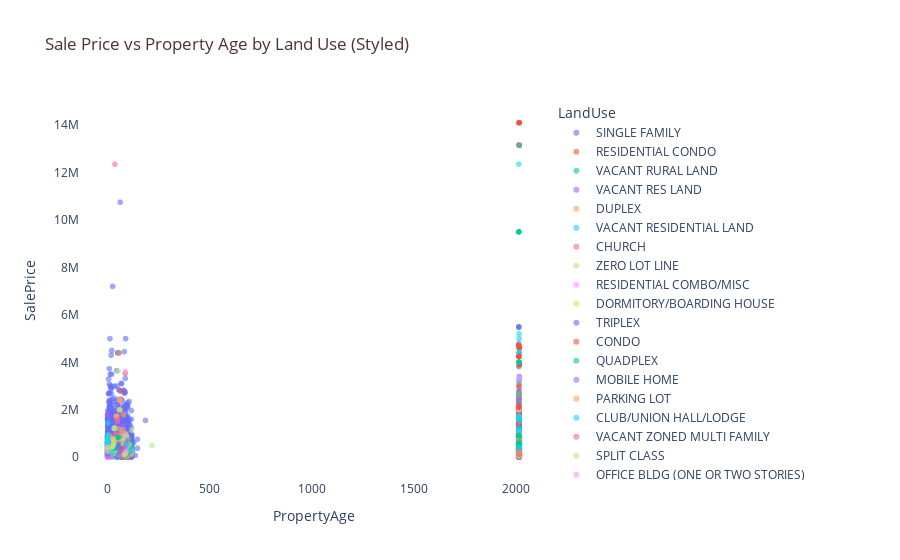

This figure's notebook cell:
### Code cell
import plotly.express as px
import os

fig = px.scatter(
    df,
    x='PropertyAge',
    y='SalePrice',
    color='LandUse',
    hover_data=['BuildingValue', 'LandValue', 'SaleYear'],
    title='Sale Price vs Property Age by Land Use (Styled)',
)
fig.update_layout(
    title_font_color='#4E342E',
    plot_bgcolor='white'
)
fig.update_traces(marker=dict(size=6, opacity=0.6))
fig.show()

# Ensure the full folder path exists
os.makedirs("D:/Salma/analyst/python/Nashville Housing Storyline/NashvilleProject/images", exist_ok=True)

# Save the figure as a PNG image
fig.write_image("images/sale_price_vs_property_age.png")

### Figure 1 — Plotly figure (JSON) as saved in the notebook; plotly's stock layout.template omitted (floating-point values rounded to 4 significant figures; data arrays with more than 128 entries replaced by an {"elided": "..."} marker saying what was removed)
{"data": [{"customdata": {"elided": "28948x3 int values"}, "hovertemplate": "LandUse=SINGLE FAMILY<br>PropertyAge=%{x}<br>SalePrice=%{y}<br>BuildingValue=%{customdata[0]}<br>LandValue=%{customdata[1]}<br>SaleYear=%{customdata[2]}<extra></extra>", "legendgroup": "SINGLE FAMILY", "marker": {"color": "#636efa", "opacity": 0.6, "size": 6, "symbol": "circle"}, "mode": "markers", "name": "SINGLE FAMILY", "showlegend": true, "type": "scattergl", "x": {"elided": "28948 int values"}, "xaxis": "x", "y": {"elided": "28948 int values"}, "yaxis": "y"}, {"customdata": {"elided": "12360x3 int values"}, "hovertemplate": "LandUse=RESIDENTIAL CONDO<br>PropertyAge=%{x}<br>SalePrice=%{y}<br>BuildingValue=%{customdata[0]}<br>LandValue=%{customdata[1]}<br>SaleYear=%{customdata[2]}<extra></extra>", "legendgroup": "RESIDENTIAL CONDO", "marker": {"color": "#EF553B", "opacity": 0.6, "size": 6, "symbol": "circle"}, "mode": "markers", "name": "RESIDENTIAL CONDO", "showlegend": true, "type": "scattergl", "x": {"elided": "12360 int values"}, "xaxis": "x", "y": {"elided": "12360 int values"}, "yaxis": "y"}, {"customdata": [[0, 48800, 2013], [0, 133200, 2016]], "hovertemplate": "LandUse=VACANT RURAL LAND<br>PropertyAge=%{x}<br>SalePrice=%{y}<br>BuildingValue=%{customdata[0]}<br>LandValue=%{customdata[1]}<br>SaleYear=%{customdata[2]}<extra></extra>", "legendgroup": "VACANT RURAL LAND", "marker": {"color": "#00cc96", "opacity": 0.6, "size": 6, "symbol": "circle"}, "mode": "markers", "name": "VACANT RURAL LAND", "showlegend": true, "type": "scattergl", "x": [2013, 2016], "xaxis": "x", "y": [250000, 500000], "yaxis": "y"}, {"customdata": {"elided": "1422x3 int values"}, "hovertemplate": "LandUse=VACANT RES LAND<br>PropertyAge=%{x}<br>SalePrice=%{y}<br>BuildingValue=%{customdata[0]}<br>LandValue=%{customdata[1]}<br>SaleYear=%{customdata[2]}<extra></extra>", "legendgroup": "VACANT RES LAND", "marker": {"color": "#ab63fa", "opacity": 0.6, "size": 6, "symbol": "circle"}, "mode": "markers", "name": "VACANT RES LAND", "showlegend": true, "type": "scattergl", "x": {"elided": "1422 int values"}, "xaxis": "x", "y": {"elided": "1422 int values"}, "yaxis": "y"}, {"customdata": {"elided": "1259x3 int values"}, "hovertemplate": "LandUse=DUPLEX<br>PropertyAge=%{x}<br>SalePrice=%{y}<br>BuildingValue=%{customdata[0]}<br>LandValue=%{customdata[1]}<br>SaleYear=%{customdata[2]}<extra></extra>", "legendgroup": "DUPLEX", "marker": {"color": "#FFA15A", "opacity": 0.6, "size": 6, "symbol": "circle"}, "mode": "markers", "name": "DUPLEX", "showlegend": true, "type": "scattergl", "x": {"elided": "1259 int values"}, "xaxis": "x", "y": {"elided": "1259 int values"}, "yaxis": "y"}, {"customdata": {"elided": "2947x3 int values"}, "hovertemplate": "LandUse=VACANT RESIDENTIAL LAND<br>PropertyAge=%{x}<br>SalePrice=%{y}<br>BuildingValue=%{customdata[0]}<br>LandValue=%{customdata[1]}<br>SaleYear=%{customdata[2]}<extra></extra>", "legendgroup": "VACANT RESIDENTIAL LAND", "marker": {"color": "#19d3f3", "opacity": 0.6, "size": 6, "symbol": "circle"}, "mode": "markers", "name": "VACANT RESIDENTIAL LAND", "showlegend": true, "type": "scattergl", "x": {"elided": "2947 int values"}, "xaxis": "x", "y": {"elided": "2947 int values"}, "yaxis": "y"}, {"customdata": [[77500, 26400, 2015], [114100, 50400, 2016], [0, 0, 2015], [67400, 34500, 2014], [280400, 23200, 2014], [200300, 11300, 2014], [425300, 169900, 2014], [169300, 35500, 2016], [12971800, 386400, 2014], [260400, 101000, 2016], [0, 0, 2014], [73200, 13000, 2013], [130500, 13000, 2014], [205800, 450000, 2016], [87800, 11000, 2016], [50000, 35100, 2014], [40600, 11000, 2016], [113600, 60000, 2013], [249600, 240000, 2014], [495500, 31200, 2015], [123500, 99000, 2016], [49400, 25000, 2014], [54900, 140000, 2016], [140200, 102100, 2014], [162100, 45000, 2014], [69800, 45000, 2013], [219700, 45000, 2014], [1582600, 94500, 2016], [241000, 50000, 2015], [235000, 104000, 2013], [78000, 315000, 2014], [573700, 383800, 2014]], "hovertemplate": "LandUse=CHURCH<br>PropertyAge=%{x}<br>SalePrice=%{y}<br>BuildingValue=%{customdata[0]}<br>LandValue=%{customdata[1]}<br>SaleYear=%{customdata[2]}<extra></extra>", "legendgroup": "CHURCH", "marker": {"color": "#FF6692", "opacity": 0.6, "size": 6, "symbol": "circle"}, "mode": "markers", "name": "CHURCH", "showlegend": true, "type": "scattergl", "x": [43, 24, 2015, 64, 39, 84, 77, 41, 34, 17, 2014, 58, 24, 36, 91, 54, 76, 73, 49, 40, 46, 69, 66, 49, 44, 38, -2, 45, 60, 41, 54, 64], "xaxis": "x", "y": [134000, 330000, 85000, 385000, 275000, 115000, 750000, 242500, 12350000, 152500, 140000, 50000, 130000, 950000, 235000, 120000, 85000, 140000, 452500, 325000, 1500000, 267500, 460000, 1612500, 180000, 125000, 110000, 950000, 528000, 400000, 2000000, 2000000], "yaxis": "y"}, {"customdata": {"elided": "974x3 int values"}, "hovertemplate": "LandUse=ZERO LOT LINE<br>PropertyAge=%{x}<br>SalePrice=%{y}<br>BuildingValue=%{customdata[0]}<br>LandValue=%{customdata[1]}<br>SaleYear=%{customdata[2]}<extra></extra>", "legendgroup": "ZERO LOT LINE", "marker": {"color": "#B6E880", "opacity": 0.6, "size": 6, "symbol": "circle"}, "mode": "markers", "name": "ZERO LOT LINE", "showlegend": true, "type": "scattergl", "x": {"elided": "974 int values"}, "xaxis": "x", "y": {"elided": "974 int values"}, "yaxis": "y"}, {"customdata": {"elided": "82x3 int values"}, "hovertemplate": "LandUse=RESIDENTIAL COMBO/MISC<br>PropertyAge=%{x}<br>SalePrice=%{y}<br>BuildingValue=%{customdata[0]}<br>LandValue=%{customdata[1]}<br>SaleYear=%{customdata[2]}<extra></extra>", "legendgroup": "RESIDENTIAL COMBO/MISC", "marker": {"color": "#FF97FF", "opacity": 0.6, "size": 6, "symbol": "circle"}, "mode": "markers", "name": "RESIDENTIAL COMBO/MISC", "showlegend": true, "type": "scattergl", "x": [2013, 2013, 2015, -1, 2015, 2013, 39, 2016, 2016, 2014, 2015, 2014, 2016, -1, 2015, 0, 2015, 2013, 2016, 2014, 2013, 2015, -1, 2014, -1, -2, -1, 62, 2013, 2015, 2013, 2016, -2, 2014, 2015, 81, 2015, 2016, 69, 75, 2015, -1, 84, 2013, 83, 83, 2013, 2015, 2013, 68, 2013, 2015, 2015, 0, 79, 76, 2015, 85, 2014, -1, 83, 113, 0, 2014, 87, 2015, -1, 2014, 2015, 2016, 2014, 2016, 70, -1, 2014, 2015, 2013, 2014, 85, 2013, 65, -1], "xaxis": "x", "y": [60000, 110761, 250000, 100000, 155000, 75000, 100000, 145000, 40000, 135000, 49500, 15000, 144000, 215000, 185000, 30000, 60000, 235000, 320000, 257500, 13500, 50000, 286300, 135000, 15000, 35000, 87500, 131000, 109500, 120000, 126000, 90000, 7200, 125000, 23500, 485000, 2040000, 69900, 21000, 58000, 23000, 35500, 87500, 200000, 120000, 230000, 121250, 3325000, 615000, 400000, 700000, 1000000, 700000, 189000, 300000, 750000, 1000000, 3625000, 525000, 222500, 405000, 325000, 30000, 155000, 985000, 292005, 140000, 345000, 2040850, 330000, 65100, 450000, 190000, 220000, 79000, 200000, 3000, 200500, 750000, 275000, 168000, 385000], "yaxis": "y"}, {"customdata": [[84000, 18200, 2016], [200400, 30000, 2015], [203200, 30000, 2013], [205400, 30000, 2014], [107800, 30000, 2013], [0, 0, 2013], [112600, 40000, 2016], [265500, 35000, 2013], [257600, 78000, 2014], [113300, 33600, 2015], [532900, 102000, 2013], [0, 0, 2014], [0, 40000, 2016], [0, 44000, 2016], [102900, 35000, 2016], [165400, 24000, 2013]], "hovertemplate": "LandUse=DORMITORY/BOARDING HOUSE<br>PropertyAge=%{x}<br>SalePrice=%{y}<br>BuildingValue=%{customdata[0]}<br>LandValue=%{customdata[1]}<br>SaleYear=%{customdata[2]}<extra></extra>", "legendgroup": "DORMITORY/BOARDING HOUSE", "marker": {"color": "#FECB52", "opacity": 0.6, "size": 6, "symbol": "circle"}, "mode": "markers", "name": "DORMITORY/BOARDING HOUSE", "showlegend": true, "type": "scattergl", "x": [86, 82, 68, 90, 83, 2013, 86, -1, 104, 77, 113, 2014, 2016, 2016, 44, 37], "xaxis": "x", "y": [215000, 135000, 105000, 110000, 83000, 235000, 300000, 410000, 210000, 253000, 315277, 206000, 190000, 190000, 350000, 140000], "yaxis": "y"}, {"customdata": {"elided": "87x3 int values"}, "hovertemplate": "LandUse=TRIPLEX<br>PropertyAge=%{x}<br>SalePrice=%{y}<br>BuildingValue=%{customdata[0]}<br>LandValue=%{customdata[1]}<br>SaleYear=%{customdata[2]}<extra></extra>", "legendgroup": "TRIPLEX", "marker": {"color": "#636efa", "opacity": 0.6, "size": 6, "symbol": "circle"}, "mode": "markers", "name": "TRIPLEX", "showlegend": true, "type": "scattergl", "x": [86, 2016, 50, 79, 83, 56, 75, 66, 48, 73, 103, 2016, 53, 59, 59, 73, 2016, 53, 2014, 54, 68, 57, 54, 48, 55, 47, 48, 2015, 48, 2015, 2014, -2, 89, 43, 2015, 49, 55, 47, 57, 64, 2015, 2015, 2013, 86, -3, 59, 83, 2013, 103, 2014, 49, 52, 49, 50, 2014, 2015, 47, 56, 56, 56, 45, 51, 51, 52, 53, 89, 88, 96, 63, 69, 52, 84, 42, 53, 59, 55, 56, 46, 41, 91, 56, 49, 47, 45, 53, 53, 78], "xaxis": "x", "y": [265000, 200000, 225000, 60000, 84400, 140000, 43000, 45100, 125000, 225000, 404000, 107000, 160000, 138000, 100000, 379000, 117000, 210000, 210000, 75000, 8000, 313000, 120000, 119500, 145000, 145000, 182000, 180000, 395000, 850000, 135000, 120000, 87500, 275000, 600000, 163800, 360000, 165000, 145000, 400000, 1333333, 1333333, 385000, 110000, 201000, 350000, 435000, 845000, 225000, 215000, 360000, 80000, 40000, 45000, 850000, 830000, 130000, 156000, 156000, 157000, 88000, 375000, 375000, 375000, 102000, 573500, 550000, 247000, 240000, 95000, 96000, 108000, 110000, 125000, 339200, 117500, 319500, 122000, 16960, 130000, 160000, 137000, 170000, 210000, 525000, 525000, 545000], "yaxis": "y"}, {"customdata": {"elided": "245x3 int values"}, "hovertemplate": "LandUse=CONDO<br>PropertyAge=%{x}<br>SalePrice=%{y}<br>BuildingValue=%{customdata[0]}<br>LandValue=%{customdata[1]}<br>SaleYear=%{customdata[2]}<extra></extra>", "legendgroup": "CONDO", "marker": {"color": "#EF553B", "opacity": 0.6, "size": 6, "symbol": "circle"}, "mode": "markers", "name": "CONDO", "showlegend": true, "type": "scattergl", "x": {"elided": "245 int values"}, "xaxis": "x", "y": {"elided": "245 int values"}, "yaxis": "y"}, {"customdata": [[97900, 16000, 2014], [97900, 16000, 2016], [161600, 16000, 2015], [146900, 40000, 2014], [146400, 25000, 2014], [124700, 25000, 2013], [104900, 25000, 2013], [104000, 25000, 2013], [120800, 15000, 2015], [120800, 15000, 2015], [0, 0, 2015], [51600, 13000, 2014], [77500, 13000, 2015], [81100, 13000, 2016], [102800, 13000, 2014], [134400, 13000, 2013], [183300, 35000, 2015], [95700, 15000, 2015], [0, 0, 2014], [231000, 35100, 2013], [125900, 35100, 2016], [85600, 65000, 2015], [86400, 65000, 2015], [85600, 65000, 2015], [122700, 18000, 2015], [205700, 125000, 2015], [46800, 125000, 2014], [0, 120000, 2015], [178900, 390000, 2013], [0, 0, 2015], [174900, 180000, 2016], [272800, 180000, 2016], [58100, 10000, 2014], [111900, 80000, 2013], [211100, 26000, 2013], [122500, 13000, 2013], [107000, 13200, 2013], [92400, 65000, 2016], [0, 198000, 2015]], "hovertemplate": "LandUse=QUADPLEX<br>PropertyAge=%{x}<br>SalePrice=%{y}<br>BuildingValue=%{customdata[0]}<br>LandValue=%{customdata[1]}<br>SaleYear=%{customdata[2]}<extra></extra>", "legendgroup": "QUADPLEX", "marker": {"color": "#00cc96", "opacity": 0.6, "size": 6, "symbol": "circle"}, "mode": "markers", "name": "QUADPLEX", "showlegend": true, "type": "scattergl", "x": [33, 35, 55, 50, 114, 52, 52, 52, 32, 32, 2015, 64, 46, 56, 84, 40, 61, 85, 2014, 53, 52, 50, 49, 50, 96, 70, 51, 2015, 87, 2015, 117, 96, 75, 43, 41, 51, 43, 117, 2015], "xaxis": "x", "y": [250000, 130000, 137000, 338000, 281000, 260000, 260000, 260000, 178000, 176000, 91000, 50000, 152000, 225000, 70000, 230000, 250000, 170000, 450000, 170000, 127500, 835000, 835000, 835000, 180000, 585000, 210000, 385000, 515000, 2665500, 525000, 715000, 65000, 185000, 222900, 75000, 120000, 495000, 477500], "yaxis": "y"}, {"customdata": [[0, 15000, 2015], [0, 15000, 2013], [0, 15000, 2014], [0, 15000, 2015], [61700, 15000, 2015], [0, 15000, 2013], [0, 15000, 2016], [0, 15000, 2013], [0, 15000, 2013], [0, 17000, 2016], [0, 17000, 2016], [0, 15000, 2013], [0, 11000, 2014], [0, 10000, 2015], [108800, 10000, 2015], [0, 10000, 2015], [0, 15000, 2013], [209400, 45000, 2014]], "hovertemplate": "LandUse=MOBILE HOME<br>PropertyAge=%{x}<br>SalePrice=%{y}<br>BuildingValue=%{customdata[0]}<br>LandValue=%{customdata[1]}<br>SaleYear=%{customdata[2]}<extra></extra>", "legendgroup": "MOBILE HOME", "marker": {"color": "#ab63fa", "opacity": 0.6, "size": 6, "symbol": "circle"}, "mode": "markers", "name": "MOBILE HOME", "showlegend": true, "type": "scattergl", "x": [2015, 2013, 2014, 2015, 21, 2013, 2016, 2013, 2013, 2016, 2016, 2013, 2014, 2015, -1, 2015, 2013, 0], "xaxis": "x", "y": [47000, 20000, 23000, 19000, 28000, 20000, 17000, 14000, 15000, 45000, 10000, 42000, 65000, 35000, 38000, 31250, 38000, 120000], "yaxis": "y"}, {"customdata": [[0, 18000, 2014], [0, 3000, 2014], [0, 1500, 2014], [0, 437500, 2014], [0, 25000, 2014], [0, 169900, 2014], [0, 25000, 2014], [0, 25000, 2014], [0, 23500, 2015], [0, 18000, 2015], [0, 104000, 2014]], "hovertemplate": "LandUse=PARKING LOT<br>PropertyAge=%{x}<br>SalePrice=%{y}<br>BuildingValue=%{customdata[0]}<br>LandValue=%{customdata[1]}<br>SaleYear=%{customdata[2]}<extra></extra>", "legendgroup": "PARKING LOT", "marker": {"color": "#FFA15A", "opacity": 0.6, "size": 6, "symbol": "circle"}, "mode": "markers", "name": "PARKING LOT", "showlegend": true, "type": "scattergl", "x": [2014, 2014, 2014, 2014, 2014, 2014, 2014, 2014, 2015, 2015, 2014], "xaxis": "x", "y": [150000, 150000, 275000, 600000, 750000, 750000, 750000, 98700, 325000, 130000, 9500000], "yaxis": "y"}, {"customdata": [[31100, 18000, 2014]], "hovertemplate": "LandUse=CLUB/UNION HALL/LODGE<br>PropertyAge=%{x}<br>SalePrice=%{y}<br>BuildingValue=%{customdata[0]}<br>LandValue=%{customdata[1]}<br>SaleYear=%{customdata[2]}<extra></extra>", "legendgroup": "CLUB/UNION HALL/LODGE", "marker": {"color": "#19d3f3", "opacity": 0.6, "size": 6, "symbol": "circle"}, "mode": "markers", "name": "CLUB/UNION HALL/LODGE", "showlegend": true, "type": "scattergl", "x": [49], "xaxis": "x", "y": [150000], "yaxis": "y"}, {"customdata": [[0, 7700, 2013], [0, 39000, 2013]], "hovertemplate": "LandUse=VACANT ZONED MULTI FAMILY<br>PropertyAge=%{x}<br>SalePrice=%{y}<br>BuildingValue=%{customdata[0]}<br>LandValue=%{customdata[1]}<br>SaleYear=%{customdata[2]}<extra></extra>", "legendgroup": "VACANT ZONED MULTI FAMILY", "marker": {"color": "#FF6692", "opacity": 0.6, "size": 6, "symbol": "circle"}, "mode": "markers", "name": "VACANT ZONED MULTI FAMILY", "showlegend": true, "type": "scattergl", "x": [2013, 2013], "xaxis": "x", "y": [12000, 12000], "yaxis": "y"}, {"customdata": [[868700, 87600, 2014], [292700, 190000, 2015], [601400, 170700, 2015], [81500, 21000, 2016], [90100, 20000, 2013], [0, 193500, 2015], [354100, 25000, 2015], [624700, 120000, 2016], [405500, 85000, 2013], [104100, 21500, 2013], [0, 0, 2014], [0, 0, 2015], [436800, 245500, 2014], [137100, 77600, 2013], [0, 264800, 2016], [174100, 240000, 2016], [354300, 330000, 2014]], "hovertemplate": "LandUse=SPLIT CLASS<br>PropertyAge=%{x}<br>SalePrice=%{y}<br>BuildingValue=%{customdata[0]}<br>LandValue=%{customdata[1]}<br>SaleYear=%{customdata[2]}<extra></extra>", "legendgroup": "SPLIT CLASS", "marker": {"color": "#B6E880", "opacity": 0.6, "size": 6, "symbol": "circle"}, "mode": "markers", "name": "SPLIT CLASS", "showlegend": true, "type": "scattergl", "x": [34, 75, 216, 57, 51, 2015, -1, 117, 93, 48, 2014, 2015, 33, 33, 2016, 76, 89], "xaxis": "x", "y": [1200000, 700000, 500000, 210000, 112000, 199000, 250000, 1135000, 442500, 141000, 571000, 628000, 1250000, 177000, 961267, 525000, 925000], "yaxis": "y"}, {"customdata": [[163900, 35000, 2016], [675400, 40000, 2014]], "hovertemplate": "LandUse=OFFICE BLDG (ONE OR TWO STORIES)<br>PropertyAge=%{x}<br>SalePrice=%{y}<br>BuildingValue=%{customdata[0]}<br>LandValue=%{customdata[1]}<br>SaleYear=%{customdata[2]}<extra></extra>", "legendgroup": "OFFICE BLDG (ONE OR TWO STORIES)", "marker": {"color": "#FF97FF", "opacity": 0.6, "size": 6, "symbol": "circle"}, "mode": "markers", "name": "OFFICE BLDG (ONE OR TWO STORIES)", "showlegend": true, "type": "scattergl", "x": [61, 104], "xaxis": "x", "y": [225000, 520000], "yaxis": "y"}, {"customdata": [[32100, 99195, 2016], [0, 2195, 2016], [0, 105000, 2015]], "hovertemplate": "LandUse=GREENBELT/RES  GRRENBELT/RES<br>PropertyAge=%{x}<br>SalePrice=%{y}<br>BuildingValue=%{customdata[0]}<br>LandValue=%{customdata[1]}<br>SaleYear=%{customdata[2]}<extra></extra>", "legendgroup": "GREENBELT/RES  GRRENBELT/RES", "marker": {"color": "#FECB52", "opacity": 0.6, "size": 6, "symbol": "circle"}, "mode": "markers", "name": "GREENBELT/RES  GRRENBELT/RES", "showlegend": true, "type": "scattergl", "x": [98, 2016, 2015], "xaxis": "x", "y": [499900, 499900, 78000], "yaxis": "y"}, {"customdata": [[82700, 25000, 2015], [148300, 32000, 2014], [0, 0, 2014], [246100, 63000, 2015], [149900, 165000, 2015], [69200, 18000, 2013]], "hovertemplate": "LandUse=PARSONAGE<br>PropertyAge=%{x}<br>SalePrice=%{y}<br>BuildingValue=%{customdata[0]}<br>LandValue=%{customdata[1]}<br>SaleYear=%{customdata[2]}<extra></extra>", "legendgroup": "PARSONAGE", "marker": {"color": "#636efa", "opacity": 0.6, "size": 6, "symbol": "circle"}, "mode": "markers", "name": "PARSONAGE", "showlegend": true, "type": "scattergl", "x": [57, 57, 2014, 61, 75, 49], "xaxis": "x", "y": [144500, 195000, 183000, 355000, 340000, 89900], "yaxis": "y"}, {"customdata": [[637600, 100, 2015], [203500, 47000, 2016]], "hovertemplate": "LandUse=DAY CARE CENTER<br>PropertyAge=%{x}<br>SalePrice=%{y}<br>BuildingValue=%{customdata[0]}<br>LandValue=%{customdata[1]}<br>SaleYear=%{customdata[2]}<extra></extra>", "legendgroup": "DAY CARE CENTER", "marker": {"color": "#EF553B", "opacity": 0.6, "size": 6, "symbol": "circle"}, "mode": "markers", "name": "DAY CARE CENTER", "showlegend": true, "type": "scattergl", "x": [65, 65], "xaxis": "x", "y": [2780000, 375000], "yaxis": "y"}, {"customdata": [[0, 0, 2013], [0, 0, 2013], [0, 0, 2015], [0, 0, 2014], [0, 0, 2014], [0, 0, 2014], [0, 0, 2016], [0, 0, 2014], [0, 0, 2015], [0, 0, 2014], [0, 0, 2013], [0, 0, 2013], [0, 0, 2015], [0, 0, 2014], [0, 0, 2015], [0, 0, 2015], [0, 0, 2015], [0, 0, 2015], [0, 0, 2015], [0, 0, 2015], [0, 0, 2015], [0, 0, 2015], [0, 0, 2015], [0, 0, 2015], [0, 0, 2016], [0, 0, 2015], [0, 0, 2015], [0, 0, 2015], [0, 0, 2015], [0, 0, 2015]], "hovertemplate": "LandUse=CONDOMINIUM OFC  OR OTHER COM CONDO<br>PropertyAge=%{x}<br>SalePrice=%{y}<br>BuildingValue=%{customdata[0]}<br>LandValue=%{customdata[1]}<br>SaleYear=%{customdata[2]}<extra></extra>", "legendgroup": "CONDOMINIUM OFC  OR OTHER COM CONDO", "marker": {"color": "#00cc96", "opacity": 0.6, "size": 6, "symbol": "circle"}, "mode": "markers", "name": "CONDOMINIUM OFC  OR OTHER COM CONDO", "showlegend": true, "type": "scattergl", "x": [2013, 2013, 2015, 2014, 2014, 2014, 2016, 2014, 2015, 2014, 2013, 2013, 2015, 2014, 2015, 2015, 2015, 2015, 2015, 2015, 2015, 2015, 2015, 2015, 2016, 2015, 2015, 2015, 2015, 2015], "xaxis": "x", "y": [374000, 374000, 189000, 570000, 570000, 537500, 232000, 435000, 340000, 650000, 147200, 147200, 180000, 140000, 4000000, 4000000, 4000000, 4000000, 4000000, 4000000, 4000000, 4000000, 4000000, 180000, 160000, 175000, 175000, 175000, 550000, 175000], "yaxis": "y"}, {"customdata": [[81800, 21000, 2016], [451700, 195000, 2015]], "hovertemplate": "LandUse=NON-PROFIT CHARITABLE SERVICE<br>PropertyAge=%{x}<br>SalePrice=%{y}<br>BuildingValue=%{customdata[0]}<br>LandValue=%{customdata[1]}<br>SaleYear=%{customdata[2]}<extra></extra>", "legendgroup": "NON-PROFIT CHARITABLE SERVICE", "marker": {"color": "#ab63fa", "opacity": 0.6, "size": 6, "symbol": "circle"}, "mode": "markers", "name": "NON-PROFIT CHARITABLE SERVICE", "showlegend": true, "type": "scattergl", "x": [58, 90], "xaxis": "x", "y": [155000, 600000], "yaxis": "y"}, {"customdata": [[717000, 165600, 2014]], "hovertemplate": "LandUse=LIGHT MANUFACTURING<br>PropertyAge=%{x}<br>SalePrice=%{y}<br>BuildingValue=%{customdata[0]}<br>LandValue=%{customdata[1]}<br>SaleYear=%{customdata[2]}<extra></extra>", "legendgroup": "LIGHT MANUFACTURING", "marker": {"color": "#FFA15A", "opacity": 0.6, "size": 6, "symbol": "circle"}, "mode": "markers", "name": "LIGHT MANUFACTURING", "showlegend": true, "type": "scattergl", "x": [55], "xaxis": "x", "y": [1200000], "yaxis": "y"}, {"customdata": [[0, 25865, 2015], [0, 2772000, 2015], [4800, 54966, 2016], [0, 8880, 2016], [0, 11853, 2015], [0, 6296, 2016], [50700, 23097, 2016], [0, 5369, 2016], [0, 10790, 2016], [35400, 75218, 2014]], "hovertemplate": "LandUse=FOREST<br>PropertyAge=%{x}<br>SalePrice=%{y}<br>BuildingValue=%{customdata[0]}<br>LandValue=%{customdata[1]}<br>SaleYear=%{customdata[2]}<extra></extra>", "legendgroup": "FOREST", "marker": {"color": "#19d3f3", "opacity": 0.6, "size": 6, "symbol": "circle"}, "mode": "markers", "name": "FOREST", "showlegend": true, "type": "scattergl", "x": [2015, 2015, 96, 2016, 2015, 2016, 19, 2016, 2016, 109], "xaxis": "x", "y": [1500000, 5200000, 499900, 499900, 1045000, 225000, 225000, 225000, 1210000, 223500], "yaxis": "y"}, {"customdata": [[9500, 26000, 2014]], "hovertemplate": "LandUse=CONVENIENCE MARKET WITHOUT GAS<br>PropertyAge=%{x}<br>SalePrice=%{y}<br>BuildingValue=%{customdata[0]}<br>LandValue=%{customdata[1]}<br>SaleYear=%{customdata[2]}<extra></extra>", "legendgroup": "CONVENIENCE MARKET WITHOUT GAS", "marker": {"color": "#FF6692", "opacity": 0.6, "size": 6, "symbol": "circle"}, "mode": "markers", "name": "CONVENIENCE MARKET WITHOUT GAS", "showlegend": true, "type": "scattergl", "x": [64], "xaxis": "x", "y": [65000], "yaxis": "y"}, {"customdata": [[0, 9933, 2013], [0, 11024, 2013], [0, 12819, 2013], [0, 113100, 2015], [40000, 87100, 2015], [617000, 86370, 2014], [50100, 45824, 2013], [0, 6818, 2013], [0, 58320, 2015], [83300, 167919, 2016]], "hovertemplate": "LandUse=GREENBELT<br>PropertyAge=%{x}<br>SalePrice=%{y}<br>BuildingValue=%{customdata[0]}<br>LandValue=%{customdata[1]}<br>SaleYear=%{customdata[2]}<extra></extra>", "legendgroup": "GREENBELT", "marker": {"color": "#B6E880", "opacity": 0.6, "size": 6, "symbol": "circle"}, "mode": "markers", "name": "GREENBELT", "showlegend": true, "type": "scattergl", "x": [2013, 2013, 2013, 2015, 80, 25, 88, 2013, 2015, 50], "xaxis": "x", "y": [309535, 309535, 309535, 150000, 100000, 780000, 193890, 193890, 78000, 3625000], "yaxis": "y"}, {"customdata": [[0, 125200, 2015]], "hovertemplate": "LandUse=METRO OTHER THAN OFC, SCHOOL,HOSP, OR PARK<br>PropertyAge=%{x}<br>SalePrice=%{y}<br>BuildingValue=%{customdata[0]}<br>LandValue=%{customdata[1]}<br>SaleYear=%{customdata[2]}<extra></extra>", "legendgroup": "METRO OTHER THAN OFC, SCHOOL,HOSP, OR PARK", "marker": {"color": "#FF97FF", "opacity": 0.6, "size": 6, "symbol": "circle"}, "mode": "markers", "name": "METRO OTHER THAN OFC, SCHOOL,HOSP, OR PARK", "showlegend": true, "type": "scattergl", "x": [2015], "xaxis": "x", "y": [250000], "yaxis": "y"}, {"customdata": [[21700, 11000, 2015]], "hovertemplate": "LandUse=TERMINAL/DISTRIBUTION WAREHOUSE<br>PropertyAge=%{x}<br>SalePrice=%{y}<br>BuildingValue=%{customdata[0]}<br>LandValue=%{customdata[1]}<br>SaleYear=%{customdata[2]}<extra></extra>", "legendgroup": "TERMINAL/DISTRIBUTION WAREHOUSE", "marker": {"color": "#FECB52", "opacity": 0.6, "size": 6, "symbol": "circle"}, "mode": "markers", "name": "TERMINAL/DISTRIBUTION WAREHOUSE", "showlegend": true, "type": "scattergl", "x": [85], "xaxis": "x", "y": [120000], "yaxis": "y"}, {"customdata": [[0, 11000, 2016]], "hovertemplate": "LandUse=NIGHTCLUB/LOUNGE<br>PropertyAge=%{x}<br>SalePrice=%{y}<br>BuildingValue=%{customdata[0]}<br>LandValue=%{customdata[1]}<br>SaleYear=%{customdata[2]}<extra></extra>", "legendgroup": "NIGHTCLUB/LOUNGE", "marker": {"color": "#636efa", "opacity": 0.6, "size": 6, "symbol": "circle"}, "mode": "markers", "name": "NIGHTCLUB/LOUNGE", "showlegend": true, "type": "scattergl", "x": [2016], "xaxis": "x", "y": [230000], "yaxis": "y"}, {"customdata": [[0, 0, 2014], [0, 0, 2016]], "hovertemplate": "LandUse=RESTURANT/CAFETERIA<br>PropertyAge=%{x}<br>SalePrice=%{y}<br>BuildingValue=%{customdata[0]}<br>LandValue=%{customdata[1]}<br>SaleYear=%{customdata[2]}<extra></extra>", "legendgroup": "RESTURANT/CAFETERIA", "marker": {"color": "#EF553B", "opacity": 0.6, "size": 6, "symbol": "circle"}, "mode": "markers", "name": "RESTURANT/CAFETERIA", "showlegend": true, "type": "scattergl", "x": [2014, 2016], "xaxis": "x", "y": [295000, 125800], "yaxis": "y"}, {"customdata": [[0, 0, 2015], [0, 0, 2015], [0, 0, 2013], [0, 0, 2013], [0, 0, 2013], [0, 0, 2013], [0, 40000, 2014], [0, 0, 2014], [0, 0, 2014], [0, 26000, 2014], [0, 26000, 2014], [0, 26000, 2014], [0, 300, 2014], [0, 26000, 2014], [0, 25000, 2013], [0, 25000, 2013], [0, 45000, 2016]], "hovertemplate": "LandUse=VACANT COMMERCIAL LAND<br>PropertyAge=%{x}<br>SalePrice=%{y}<br>BuildingValue=%{customdata[0]}<br>LandValue=%{customdata[1]}<br>SaleYear=%{customdata[2]}<extra></extra>", "legendgroup": "VACANT COMMERCIAL LAND", "marker": {"color": "#00cc96", "opacity": 0.6, "size": 6, "symbol": "circle"}, "mode": "markers", "name": "VACANT COMMERCIAL LAND", "showlegend": true, "type": "scattergl", "x": [2015, 2015, 2013, 2013, 2013, 2013, 2014, 2014, 2014, 2014, 2014, 2014, 2014, 2014, 2013, 2013, 2016], "xaxis": "x", "y": [550000, 550000, 925000, 925000, 925000, 925000, 275000, 250000, 900000, 9500000, 9500000, 9500000, 9500000, 9500000, 325000, 325000, 625000], "yaxis": "y"}, {"customdata": [[287200, 100000, 2013]], "hovertemplate": "LandUse=STRIP SHOPPING CENTER<br>PropertyAge=%{x}<br>SalePrice=%{y}<br>BuildingValue=%{customdata[0]}<br>LandValue=%{customdata[1]}<br>SaleYear=%{customdata[2]}<extra></extra>", "legendgroup": "STRIP SHOPPING CENTER", "marker": {"color": "#ab63fa", "opacity": 0.6, "size": 6, "symbol": "circle"}, "mode": "markers", "name": "STRIP SHOPPING CENTER", "showlegend": true, "type": "scattergl", "x": [83], "xaxis": "x", "y": [424900], "yaxis": "y"}, {"customdata": [[0, 240000, 2015], [0, 35000, 2015]], "hovertemplate": "LandUse=VACANT RESIENTIAL LAND<br>PropertyAge=%{x}<br>SalePrice=%{y}<br>BuildingValue=%{customdata[0]}<br>LandValue=%{customdata[1]}<br>SaleYear=%{customdata[2]}<extra></extra>", "legendgroup": "VACANT RESIENTIAL LAND", "marker": {"color": "#FFA15A", "opacity": 0.6, "size": 6, "symbol": "circle"}, "mode": "markers", "name": "VACANT RESIENTIAL LAND", "showlegend": true, "type": "scattergl", "x": [2015, 2015], "xaxis": "x", "y": [230000, 220000], "yaxis": "y"}, {"customdata": [[0, 0, 2015]], "hovertemplate": "LandUse=SMALL SERVICE SHOP<br>PropertyAge=%{x}<br>SalePrice=%{y}<br>BuildingValue=%{customdata[0]}<br>LandValue=%{customdata[1]}<br>SaleYear=%{customdata[2]}<extra></extra>", "legendgroup": "SMALL SERVICE SHOP", "marker": {"color": "#19d3f3", "opacity": 0.6, "size": 6, "symbol": "circle"}, "mode": "markers", "name": "SMALL SERVICE SHOP", "showlegend": true, "type": "scattergl", "x": [2015], "xaxis": "x", "y": [400000], "yaxis": "y"}, {"customdata": [[0, 200, 2016]], "hovertemplate": "LandUse=MORTUARY/CEMETERY<br>PropertyAge=%{x}<br>SalePrice=%{y}<br>BuildingValue=%{customdata[0]}<br>LandValue=%{customdata[1]}<br>SaleYear=%{customdata[2]}<extra></extra>", "legendgroup": "MORTUARY/CEMETERY", "marker": {"color": "#FF6692", "opacity": 0.6, "size": 6, "symbol": "circle"}, "mode": "markers", "name": "MORTUARY/CEMETERY", "showlegend": true, "type": "scattergl", "x": [2016], "xaxis": "x", "y": [206700], "yaxis": "y"}, {"customdata": [[247900, 72000, 2015], [589900, 69000, 2015]], "hovertemplate": "LandUse=APARTMENT: LOW RISE (BUILT SINCE 1960)<br>PropertyAge=%{x}<br>SalePrice=%{y}<br>BuildingValue=%{customdata[0]}<br>LandValue=%{customdata[1]}<br>SaleYear=%{customdata[2]}<extra></extra>", "legendgroup": "APARTMENT: LOW RISE (BUILT SINCE 1960)", "marker": {"color": "#B6E880", "opacity": 0.6, "size": 6, "symbol": "circle"}, "mode": "markers", "name": "APARTMENT: LOW RISE (BUILT SINCE 1960)", "showlegend": true, "type": "scattergl", "x": [57, 57], "xaxis": "x", "y": [2000000, 2000000], "yaxis": "y"}, {"customdata": [[134500, 63000, 2014]], "hovertemplate": "LandUse=ONE STORY GENERAL RETAIL STORE<br>PropertyAge=%{x}<br>SalePrice=%{y}<br>BuildingValue=%{customdata[0]}<br>LandValue=%{customdata[1]}<br>SaleYear=%{customdata[2]}<extra></extra>", "legendgroup": "ONE STORY GENERAL RETAIL STORE", "marker": {"color": "#FF97FF", "opacity": 0.6, "size": 6, "symbol": "circle"}, "mode": "markers", "name": "ONE STORY GENERAL RETAIL STORE", "showlegend": true, "type": "scattergl", "x": [89], "xaxis": "x", "y": [258000], "yaxis": "y"}], "layout": {"legend": {"title": {"text": "LandUse"}, "tracegroupgap": 0}, "plot_bgcolor": "white", "title": {"font": {"color": "#4E342E"}, "text": "Sale Price vs Property Age by Land Use (Styled)"}, "xaxis": {"anchor": "y", "domain": [0, 1], "title": {"text": "PropertyAge"}}, "yaxis": {"anchor": "x", "domain": [0, 1], "title": {"text": "SalePrice"}}}}
